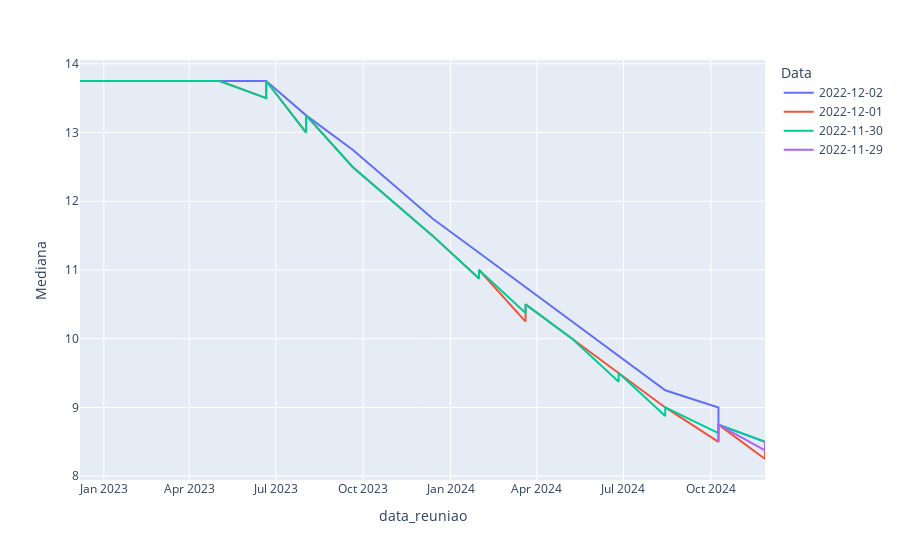

Write notebook code for a chart like this one.
### Code cell
# Gráfico iterativo utilizando o plotly
fig=px.line(df_selic,x='data_reuniao',y='Mediana', color='Data')
# Gerando arquivo com o resultado
# plotly.offline.plot(fig, show_link = True,filename=f'./output/IPCA_forcast.html')
fig.show()

### Figure 1 — Plotly figure (JSON) as saved in the notebook; plotly's stock layout.template omitted (floating-point values rounded to 4 significant figures)
{"data": [{"hovertemplate": "Data=2022-12-02<br>data_reuniao=%{x}<br>Mediana=%{y}<extra></extra>", "legendgroup": "2022-12-02", "line": {"color": "#636efa", "dash": "solid"}, "marker": {"symbol": "circle"}, "mode": "lines", "name": "2022-12-02", "orientation": "v", "showlegend": true, "type": "scatter", "x": ["2022-12-07", "2022-12-07", "2023-02-01", "2023-02-01", "2023-03-22", "2023-03-22", "2023-05-03", "2023-05-03", "2023-06-21", "2023-06-21", "2023-08-02", "2023-08-02", "2023-09-20", "2023-09-20", "2023-11-01", "2023-11-01", "2023-12-13", "2023-12-13", "2024-01-31", "2024-01-31", "2024-03-20", "2024-03-20", "2024-05-08", "2024-05-08", "2024-06-26", "2024-06-26", "2024-08-14", "2024-08-14", "2024-10-09", "2024-10-09", "2024-11-27", "2024-11-27"], "xaxis": "x", "y": [13.75, 13.75, 13.75, 13.75, 13.75, 13.75, 13.75, 13.75, 13.75, 13.75, 13.25, 13.25, 12.75, 12.75, 12.25, 12.25, 11.75, 11.75, 11.25, 11.25, 10.75, 10.75, 10.25, 10.25, 9.75, 9.75, 9.25, 9.25, 9, 8.75, 8.5, 8.5], "yaxis": "y"}, {"hovertemplate": "Data=2022-12-01<br>data_reuniao=%{x}<br>Mediana=%{y}<extra></extra>", "legendgroup": "2022-12-01", "line": {"color": "#EF553B", "dash": "solid"}, "marker": {"symbol": "circle"}, "mode": "lines", "name": "2022-12-01", "orientation": "v", "showlegend": true, "type": "scatter", "x": ["2022-12-07", "2022-12-07", "2023-02-01", "2023-02-01", "2023-03-22", "2023-03-22", "2023-05-03", "2023-05-03", "2023-06-21", "2023-06-21", "2023-08-02", "2023-08-02", "2023-09-20", "2023-09-20", "2023-11-01", "2023-11-01", "2023-12-13", "2023-12-13", "2024-01-31", "2024-01-31", "2024-03-20", "2024-03-20", "2024-05-08", "2024-05-08", "2024-06-26", "2024-06-26", "2024-08-14", "2024-08-14", "2024-10-09", "2024-10-09", "2024-11-27", "2024-11-27"], "xaxis": "x", "y": [13.75, 13.75, 13.75, 13.75, 13.75, 13.75, 13.75, 13.75, 13.5, 13.75, 13, 13.25, 12.5, 12.5, 12, 12, 11.5, 11.5, 10.88, 11, 10.25, 10.5, 10, 10, 9.5, 9.5, 9, 9, 8.5, 8.75, 8.25, 8.5], "yaxis": "y"}, {"hovertemplate": "Data=2022-11-30<br>data_reuniao=%{x}<br>Mediana=%{y}<extra></extra>", "legendgroup": "2022-11-30", "line": {"color": "#00cc96", "dash": "solid"}, "marker": {"symbol": "circle"}, "mode": "lines", "name": "2022-11-30", "orientation": "v", "showlegend": true, "type": "scatter", "x": ["2022-12-07", "2022-12-07", "2023-02-01", "2023-02-01", "2023-03-22", "2023-03-22", "2023-05-03", "2023-05-03", "2023-06-21", "2023-06-21", "2023-08-02", "2023-08-02", "2023-09-20", "2023-09-20", "2023-11-01", "2023-11-01", "2023-12-13", "2023-12-13", "2024-01-31", "2024-01-31", "2024-03-20", "2024-03-20", "2024-05-08", "2024-05-08", "2024-06-26", "2024-06-26", "2024-08-14", "2024-08-14", "2024-10-09", "2024-10-09", "2024-11-27", "2024-11-27"], "xaxis": "x", "y": [13.75, 13.75, 13.75, 13.75, 13.75, 13.75, 13.75, 13.75, 13.5, 13.75, 13, 13.25, 12.5, 12.5, 12, 12, 11.5, 11.5, 10.88, 11, 10.38, 10.5, 10, 10, 9.375, 9.5, 8.875, 9, 8.625, 8.75, 8.5, 8.5], "yaxis": "y"}, {"hovertemplate": "Data=2022-11-29<br>data_reuniao=%{x}<br>Mediana=%{y}<extra></extra>", "legendgroup": "2022-11-29", "line": {"color": "#ab63fa", "dash": "solid"}, "marker": {"symbol": "circle"}, "mode": "lines", "name": "2022-11-29", "orientation": "v", "showlegend": true, "type": "scatter", "x": ["2024-10-09", "2024-10-09", "2024-11-27", "2024-11-27"], "xaxis": "x", "y": [8.5, 8.75, 8.375, 8.5], "yaxis": "y"}], "layout": {"legend": {"title": {"text": "Data"}, "tracegroupgap": 0}, "margin": {"t": 60}, "xaxis": {"anchor": "y", "domain": [0, 1], "title": {"text": "data_reuniao"}}, "yaxis": {"anchor": "x", "domain": [0, 1], "title": {"text": "Mediana"}}}}
